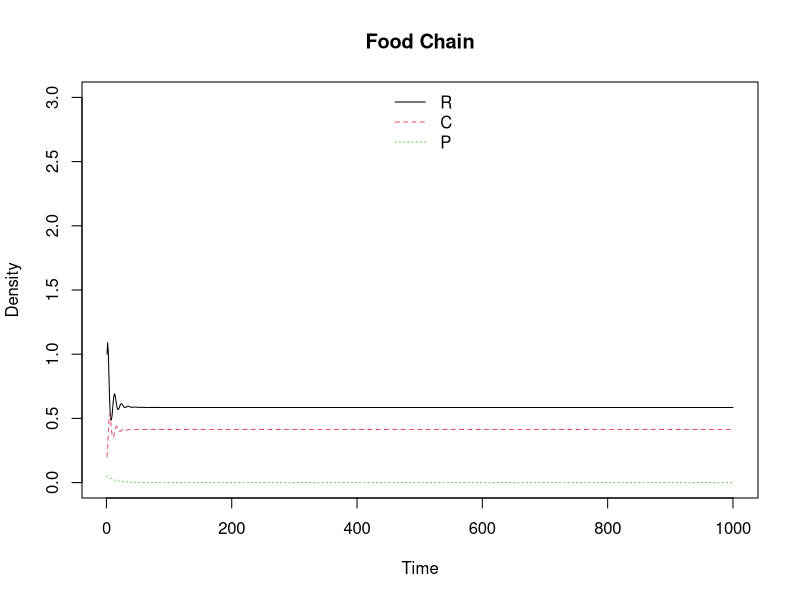

Generate this figure with R:
## ---- chunk 1
require(deSolve)
require(seqinr)
## ---- chunk 2
## Rosenzweig-MacArthur consumer-resource model 
# assumes logistic resource growth and a type 2 functional response by the consumer (i.e. consumption rate saturates with resource density) and predator. This function is necessary for the ordinary differential equation solver, ode() 
RM_chain <- function(t,y,p) {
  # t,y,p is the necessary format for solving using the ode() function in R
  R <- y[1]
  C <- y[2]
  P <- y[3]
  with(as.list(p), {
    dR.dt <- r * R * (1 - R / K) - aC * C * R / (1 + aC * hC * R)
    dC.dt <- eC * aC * C * R / (1 + aC * hC * R) - dC * C - aP * C * P / (1 + aP * hP * P)
    dP.dt <- eP * aP * C * P / (1 + aP * hP * P) - dP * P
    return(list(c(dR.dt, dC.dt, dP.dt)))
  })
}
## ---- chunk 3
# state variable values (initial values at beginning of "experiments")
R <- 1
C <- 0.2
P <- 0.05
i.state <- c(R = R, C = C, P = P) 
## ---- chunk 4
# parameter values from Fig. 7.3 in Food Webs by Kevin McCann
r <- 1 # per capita rate of increase in resource
K <- 2 # carrying capacity
eP <- eC <- 0.5 # predator conversion efficiency
hP <- hC <- 0.05 # handling time
dC <- 0.5 # mortality rate of predator
dP <- 0.3
aC <- 1.8 # attack rate of Consumer
aP <- 1.1 # attack rate of predator

# run the experiment. This experiment essentially solves the model at the initial C and R densities, and takes the new C and R densities and reruns the model, and so on until the end of time.
p.rm1 <- c(r = r, K = K, eP = eP, eC = eC, aC = aC, aP = aP,
           hC = hC, hP = hP, dC = dC, dP = dP) # create a vector for the parameters for experiment #1
 
Time <- 1000 # set time scale
rm1 <- ode(i.state, 1:Time, RM_chain, p.rm1) # run the experiment 

# replicate Fig. 3a
matplot(rm1[,1], rm1[,c(2,3,4)],
        type = "l", ylab="Density", xlab="Time", ylim=c(0, C*15), main = "Food Chain")
legend("top", c("R","C","P"), lty=1:3, col=1:3, bty="n")
